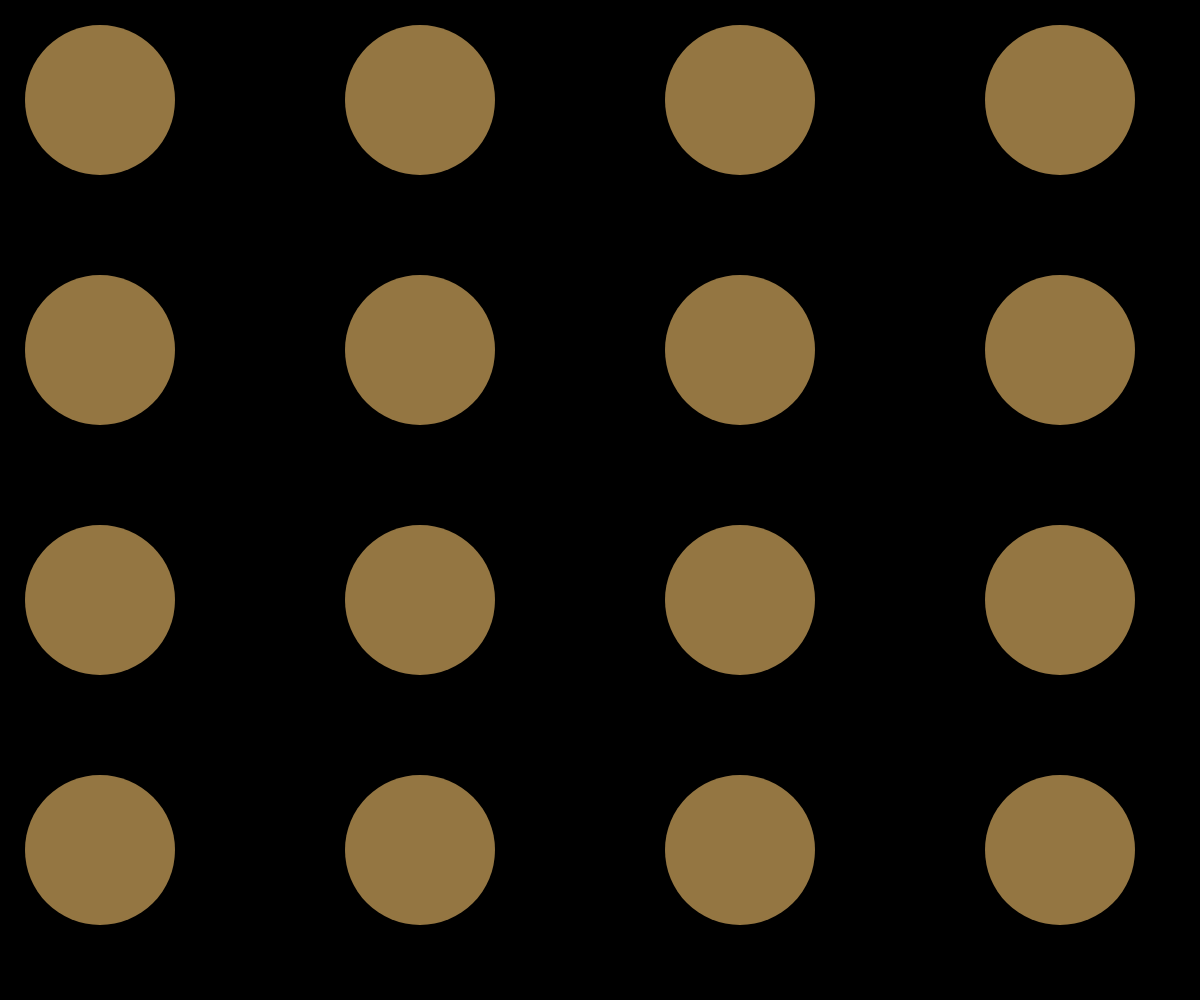
Frame 1 (no input)
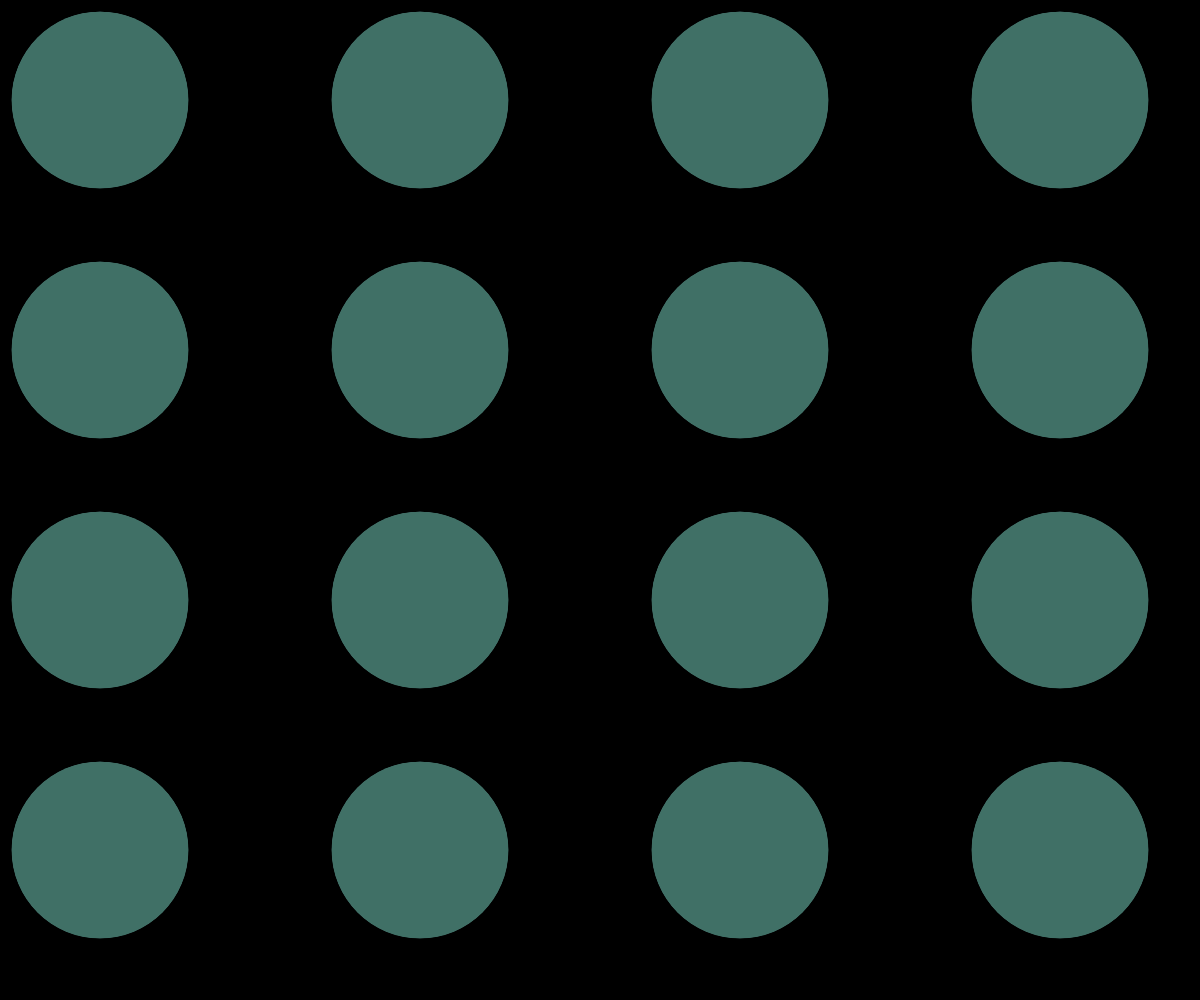
Frame 60 (no input)
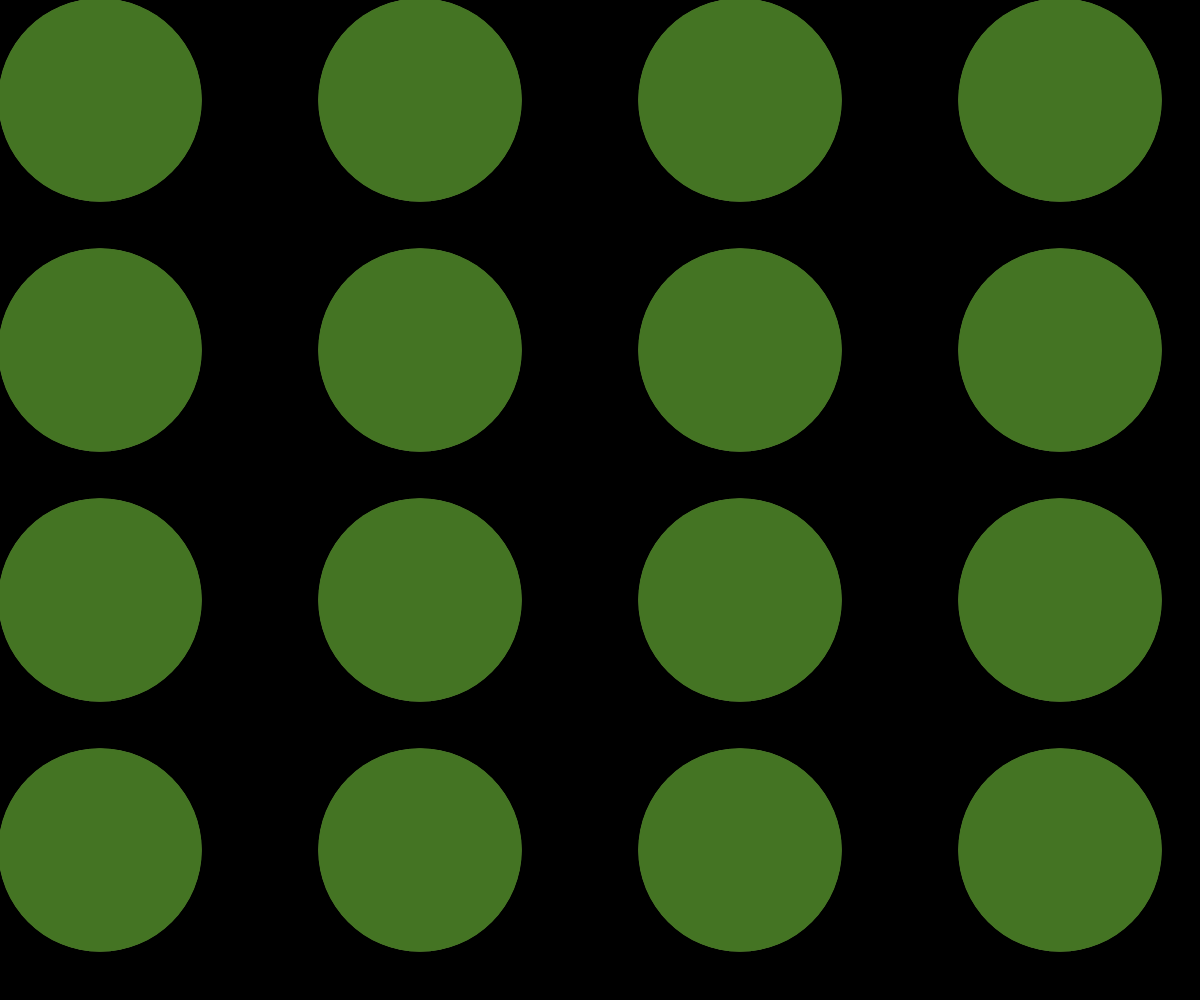
Frame 120 (the mouse pressed at the canvas centre since frame 60)

The p5.js sketch that drew these frames (run headless with seeded random() and noise() and a simulated clock; from frame 60 on, the mouse is pressed at the canvas centre):

// p5.js sketch
// ── sketch.js

let circleSize;
let angle;
let t;
let maxdia;

function setup() {
  createCanvas(windowWidth,windowHeight);
  background(0);
  angleMode(DEGREES);
  frameRate(250);
  maxdia = 260;
  t = 0.0;

}

function draw() {
        let r = 255 * noise(t+15);
        let g = 255 * noise(t+10);
        let b = 255 * noise(t+20);

        //defining diameter and how large the circle will breathe to
        let diam = 150 + sin(t) * maxdia;
        push();

        //circles giving the illusion of breathing and then creating geometric patterns
        noStroke();
        fill(r, g, b);
        ellipse(100,100,diam, diam);
        ellipse(420,100,diam, diam);
        ellipse(740,100,diam, diam);
        ellipse(1060,100,diam, diam);
        ellipse(1380,100,diam, diam);
        ellipse(1700,100,diam, diam);

        ellipse(100,350,diam, diam);
        ellipse(420,350,diam, diam);
        ellipse(740,350,diam, diam);
        ellipse(1060,350,diam, diam);
        ellipse(1380,350,diam, diam);
        ellipse(1700,350,diam, diam);

        ellipse(100,600,diam, diam);
        ellipse(420,600,diam, diam);
        ellipse(740,600,diam, diam);
        ellipse(1060,600,diam, diam);
        ellipse(1380,600,diam, diam);
        ellipse(1700,600,diam, diam);

        ellipse(100,850,diam, diam);
        ellipse(420,850,diam, diam);
        ellipse(740,850,diam, diam);
        ellipse(1060,850,diam, diam);
        ellipse(1380,850,diam, diam);
        ellipse(1700,850,diam, diam);

        pop();
        t += .1;


}
